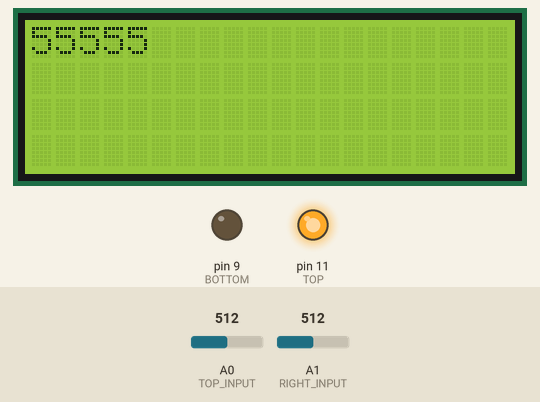
This sketch was run on a simulated Arduino Uno, built with avr-gcc and run on an emulated ATmega328P. Shown: 20×4 character LCD, output pins drawn as LEDs (lit = HIGH). The test bench sets the inputs (shaded band); at power-on: A1 (RIGHT_INPUT) = 512, A0 (TOP_INPUT) = 512.

Above: at 1.2 s.
1.3 s: A1 (RIGHT_INPUT) set to 400
4.3 s: A1 (RIGHT_INPUT) set to 420
At 4.56 s:
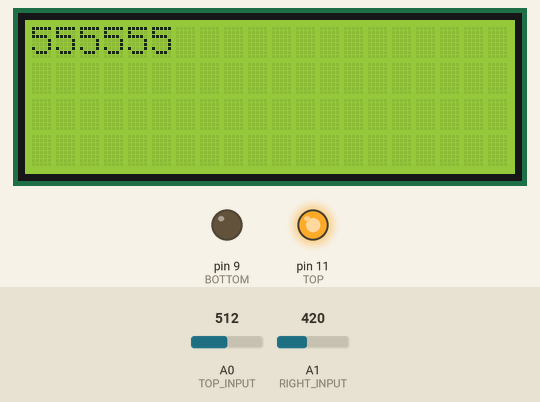
5.9 s: A0 (TOP_INPUT) set to 690
At 6.1 s:
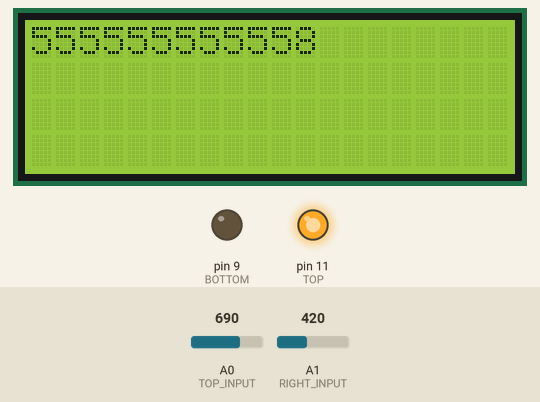
7.4 s: A0 (TOP_INPUT) set to 511
At 7.65 s:
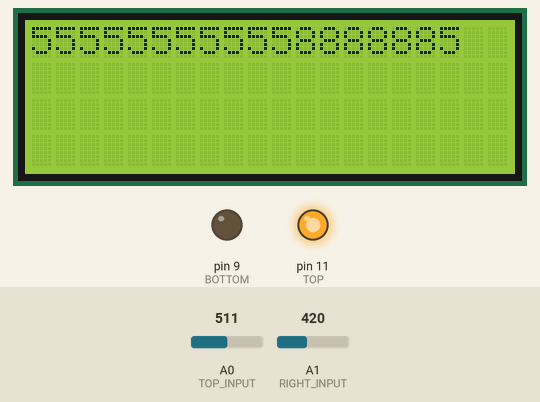
9.0 s: A1 (RIGHT_INPUT) set to 306
At 9.19 s:
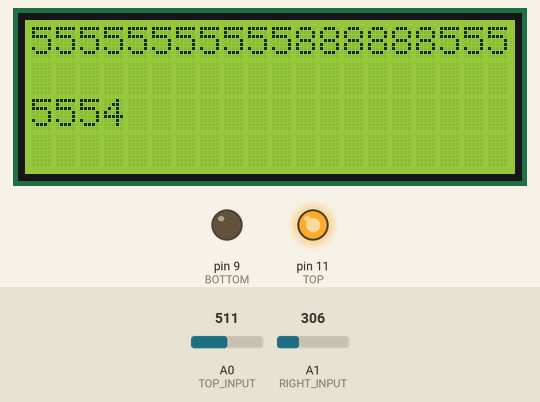
10.5 s: A0 (TOP_INPUT) set to 306
At 10.73 s:
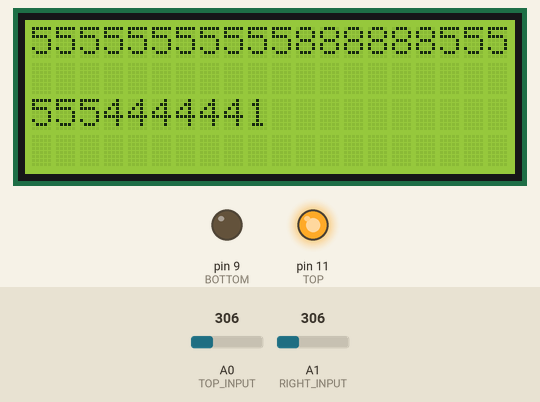
Timing chart, 0 to 13.1 s (numbered marks = the images above; inputs shaded):
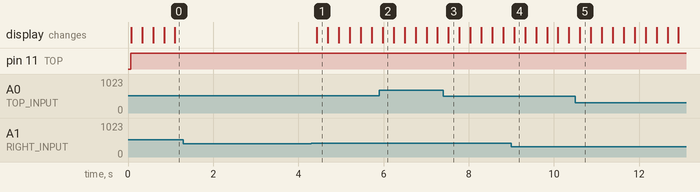

The sketch:

Projeto34.ino
```cpp
// Projeto 34 - Tela de toque com teclado

#include <Wire.h>
#include <LiquidCrystal_I2C.h>

LiquidCrystal_I2C lcd(0x27, 20, 4);

#define LEFT 8   // Esquerda (X1) para o pino digital 8
#define BOTTOM 9 // Base (Y2) para o pino digital 9
#define RIGHT 10 // Direita (X2) para opino digital 10
#define TOP 11   // Topo (Y1) para o pino digital 11

// Conexões analógicas
#define TOP_INPUT 0   // Topo (Y1) para o pino analógico 0
#define RIGHT_INPUT 1 // Direita (X2) para o pino analógico 1

int coordX = 0, coordY = 0;
char buffer[20];

void setup()
{
  lcd.init();
  lcd.backlight();
  lcd.clear();
}

void loop()
{
  if (touch())
  {
    if ((coordX > 220 && coordX < 360) && (coordY > 160 && coordY < 340))
    {
      lcd.print("1");
    }
    if ((coordX > 220 && coordX < 360) && (coordY > 410 && coordY < 590))
    {
      lcd.print("2");
    }
    if ((coordX > 220 && coordX < 360) && (coordY > 670 && coordY < 850))
    {
      lcd.print("3");
    }
    if ((coordX > 390 && coordX < 530) && (coordY > 170 && coordY < 330))
    {
      lcd.print("4");
    }
    if ((coordX > 390 && coordX < 530) && (coordY > 410 && coordY < 590))
    {
      lcd.print("5");
    }
    if ((coordX > 390 && coordX < 530) && (coordY > 670 && coordY < 850))
    {
      lcd.print("6");
    }
    if ((coordX > 570 && coordX < 710) && (coordY > 160 && coordY < 340))
    {
      lcd.print("7");
    }
    if ((coordX > 570 && coordX < 710) && (coordY > 410 && coordY < 590))
    {
      lcd.print("8");
    }
    if ((coordX > 570 && coordX < 710) && (coordY > 670 && coordY < 850))
    {
      lcd.print("9");
    }
    if ((coordX > 750 && coordX < 890) && (coordY > 410 && coordY < 590))
    {
      lcd.print("0");
    }
    if ((coordX > 750 && coordX < 890) && (coordY > 160 && coordY < 340))
    {
      scrollLCD();
    }
    if ((coordX > 750 && coordX < 890) && (coordY > 680 && coordY < 850))
    {
      lcd.clear();
    }
  }

  delay(250);
}

// Retorna TRUE se tocada e define as coordenadas touchX e touchY
boolean touch()
{
  boolean touch = false;

  // Pega as coordenadas horizontais
  pinMode(TOP, INPUT); // Topo e base com impedância alta
  pinMode(BOTTOM, INPUT);

  pinMode(LEFT, OUTPUT);
  digitalWrite(LEFT, LOW); // Define o lado esquerdo para o terra
  pinMode(RIGHT, OUTPUT);  // Define o lado direito para os +5V
  digitalWrite(RIGHT, HIGH);

  delay(3);
  coordX = analogRead(TOP_INPUT);

  // Pega as coordenadas verticais
  pinMode(RIGHT, INPUT); // Esquerda e direita com impedância alta
  pinMode(LEFT, INPUT);

  pinMode(BOTTOM, OUTPUT); // Define a base para o terra
  digitalWrite(BOTTOM, LOW);

  pinMode(TOP, OUTPUT); // Define o topo para os +5V
  digitalWrite(TOP, HIGH);

  delay(3);
  coordY = analogRead(RIGHT_INPUT);

  // Se as coordenadas lidas forem menores do que 1000 e maiores do que 24
  // Significa que a tela foi tocada
  if (coordX < 1000 && coordX > 24 && coordY < 1000 && coordY > 24)
  {
    touch = true;
  }

  return touch;
}

void scrollLCD()
{
  for (int scrollNum = 0; scrollNum < 20; scrollNum++)
  {
    lcd.scrollDisplayLeft();
    delay(100);
  }
  lcd.clear();
}
```

Measured:
- after the input at 4.3 s, the display: changes after 0.14 s (image 1)
